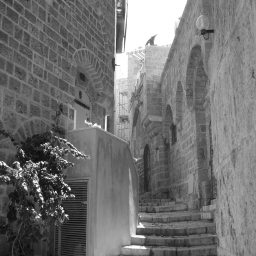
%> input picture S1_SLIC_Matlab/cvprcode_superpixel/test/new_1.bmp (made grey), 256 x 256 px, given in place of iet.bmp, which was not available
$ octave main_trytorun.m   (GNU Octave 9; MATLAB toolbox functions it lacks are replaced by stand-ins)
%> lines starting %> are read from the running program, lines starting %| are printed output that depends on the picture; in (x1, y1, x2, y2) boxes, pixels count from 0 and x2, y2 are one past the last pixel; in counts of white or black regions, pixels touching at a corner belong together; the program's own positions count from 1; pictures that were not available may be replaced by others from this repository, and a replacement may not be noted
clear
addpath('./others/');
img = 'dataset/i/i';
g_name=strcat(img,'g.bmp');
c_name=strcat(img,'o.bmp');
cl_name=strcat(img,'l.bmp');
out_name=strcat(img,'_bad.bmp');
e_name=strcat(img,'et.bmp');


edgeIm=double(imread(e_name));
%> edgeIm: size 256x256 double; min 7, max 255, mean 113.8; mean of the top-left, top-right, bottom-left and bottom-right quarters 106.4, 151.3, 85.1, 112.5

edgeIm=round(edgeIm/26);
[height,width]=size(edgeIm);
%> height = 256; width = 256
%edgeIm=bwmorph(edgeIm,'close',1);
time = 0;
tic();
eIm=zeros(height,width);
for ecnt=1:10
    tedge=(edgeIm==ecnt);
    if(ecnt==10)
        tedge=bwmorph(tedge,'close',1);
    end;
    %imshow(tedge);
    eIm=eIm+tedge*ecnt;
end;
%> this loop made 10 passes
%> pass 1, `tedge=(edgeIm==ecnt);`:
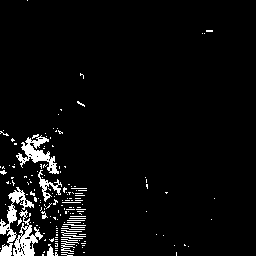
%> tedge: size 256x256 logical; 4.6% white; 173 white regions (160 under 20 px), largest, box (x1, y1, x2, y2) and area: (0, 187, 34, 256) 629, (16, 134, 59, 174) 613, (13, 210, 43, 256) 545
%> pass 2, `tedge=(edgeIm==ecnt);`:
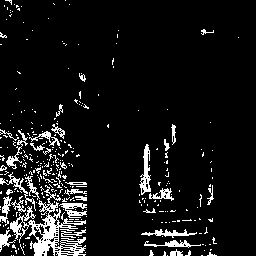
%> tedge: size 256x256 logical; 8.2% white in thin lines or dots
%> pass 2, `eIm=eIm+tedge*ecnt;`:
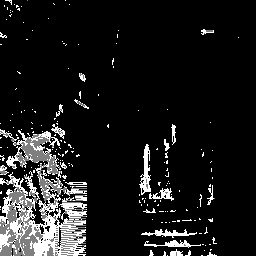
%> eIm: size 256x256 double; min 0, max 2, mean 0.211; drawn with min black and max white
%> after the loop:
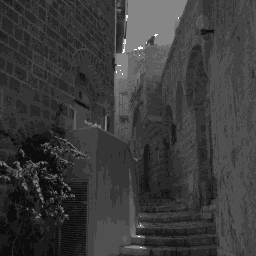
%> eIm: size 256x256 double; min 0, max 19, mean 4.42; drawn with min black and max white
edgeIm=eIm;

%> (the run ends here)
